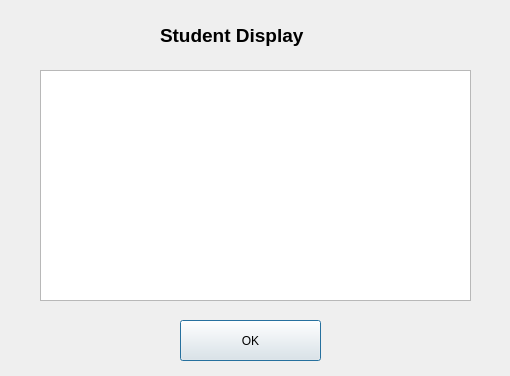
<?xml version="1.0" encoding="UTF-8"?>
<ui version="4.0">
 <class>listpage</class>
 <widget class="QDialog" name="listpage">
  <property name="geometry">
   <rect>
    <x>0</x>
    <y>0</y>
    <width>510</width>
    <height>376</height>
   </rect>
  </property>
  <property name="windowTitle">
   <string>Dialog</string>
  </property>
  <widget class="QTableWidget" name="tableWidget">
   <property name="geometry">
    <rect>
     <x>40</x>
     <y>70</y>
     <width>431</width>
     <height>231</height>
    </rect>
   </property>
  </widget>
  <widget class="QPushButton" name="pushButton">
   <property name="geometry">
    <rect>
     <x>180</x>
     <y>320</y>
     <width>141</width>
     <height>41</height>
    </rect>
   </property>
   <property name="text">
    <string>OK</string>
   </property>
  </widget>
  <widget class="QLabel" name="label">
   <property name="geometry">
    <rect>
     <x>160</x>
     <y>20</y>
     <width>221</width>
     <height>31</height>
    </rect>
   </property>
   <property name="font">
    <font>
     <pointsize>14</pointsize>
     <weight>75</weight>
     <bold>true</bold>
    </font>
   </property>
   <property name="text">
    <string>Student Display</string>
   </property>
  </widget>
 </widget>
 <resources/>
 <connections/>
</ui>
